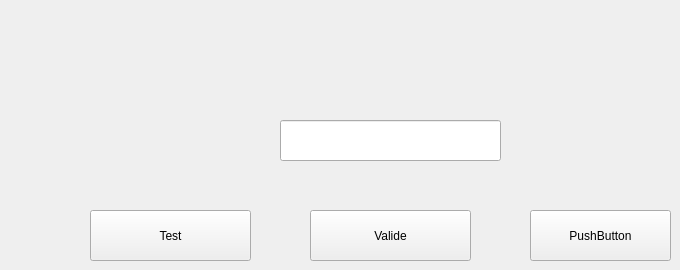
        <widget class="QWidget" name="tab_3">
         <attribute name="title">
          <string>Page</string>
         </attribute>
         <widget class="QPushButton" name="pushButton_valide">
          <property name="geometry">
           <rect>
            <x>310</x>
            <y>210</y>
            <width>161</width>
            <height>51</height>
           </rect>
          </property>
          <property name="text">
           <string>Valide</string>
          </property>
         </widget>
         <widget class="QPushButton" name="arduino">
          <property name="geometry">
           <rect>
            <x>90</x>
            <y>210</y>
            <width>161</width>
            <height>51</height>
           </rect>
          </property>
          <property name="text">
           <string>Test</string>
          </property>
         </widget>
         <widget class="QLineEdit" name="lineEdit_id">
          <property name="geometry">
           <rect>
            <x>280</x>
            <y>120</y>
            <width>221</width>
            <height>41</height>
           </rect>
          </property>
         </widget>
         <widget class="QPushButton" name="pushButton_changer">
          <property name="geometry">
           <rect>
            <x>530</x>
            <y>210</y>
            <width>141</width>
            <height>51</height>
           </rect>
          </property>
          <property name="text">
           <string>PushButton</string>
          </property>
         </widget>
        </widget>
